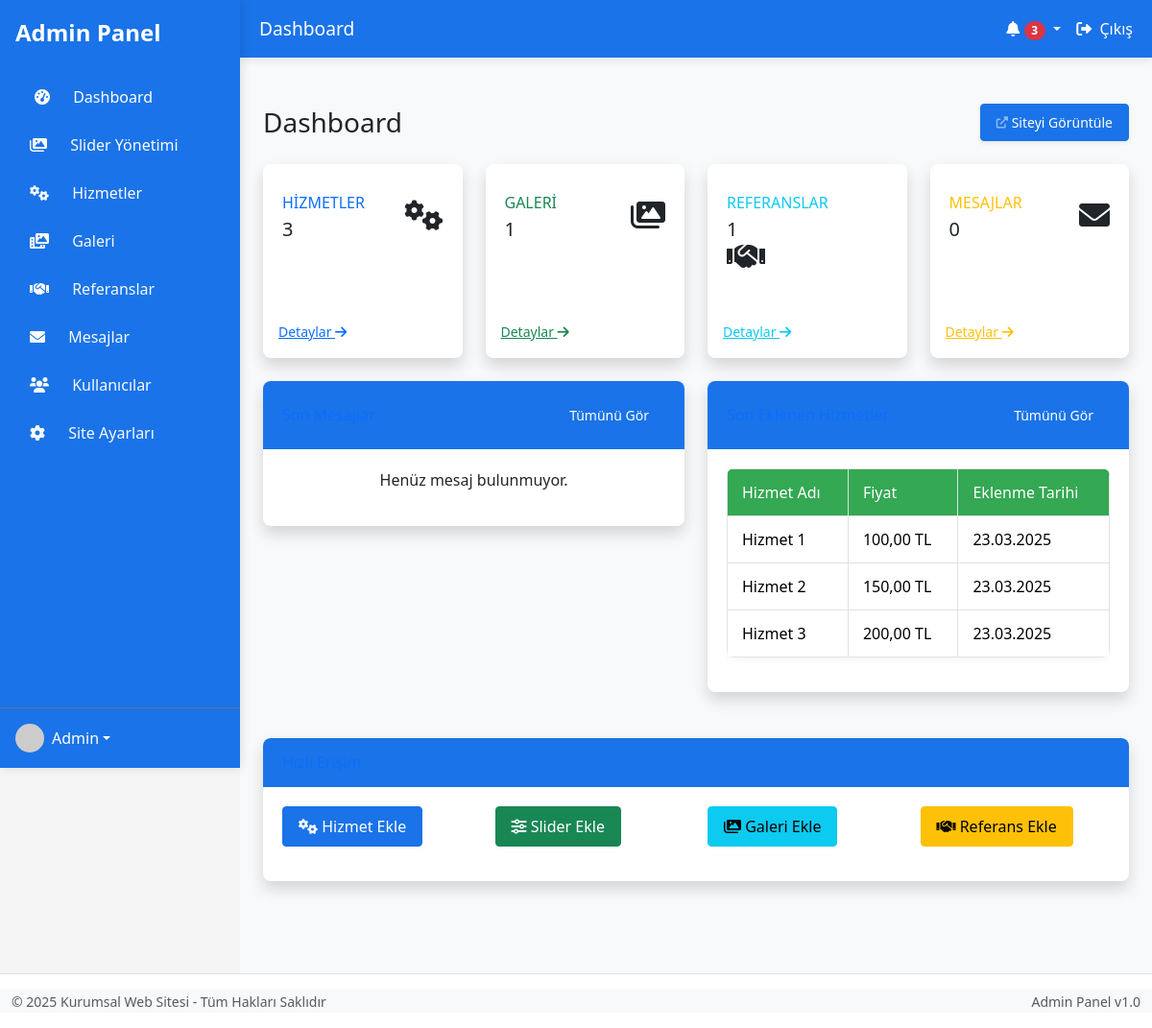
Page /admin/dashboard.php (signed in) on the committed database.
### tables this page shows
CREATE TABLE IF NOT EXISTS `services` (
  `id` int NOT NULL AUTO_INCREMENT,
  `name` varchar(255) NOT NULL,
  `description` text,
  `icon` varchar(100) DEFAULT NULL,
  `price` decimal(10,2) DEFAULT NULL,
  `created_at` timestamp NULL DEFAULT CURRENT_TIMESTAMP,
  PRIMARY KEY (`id`)
);

### admin/dashboard.php (the view, shortened to what this page needs)
<?php
require_once '../config.php';
try {
    $db = getDbConnection();
} catch (PDOException $e) {
    die("Veritabanı bağlantı hatası: " . $e->getMessage());
}
try {
    $stmt = $db->query("SELECT COUNT(*) FROM services");
    $serviceCount = $stmt->fetchColumn();
    $stmt = $db->query("SELECT COUNT(*) FROM gallery");
    $galleryCount = $stmt->fetchColumn();
    $stmt = $db->query("SELECT COUNT(*) FROM referencess");
    $referenceCount = $stmt->fetchColumn();
    $stmt = $db->query("SELECT COUNT(*) FROM contact_messages");
    $messageCount = $stmt->fetchColumn();
    $stmt = $db->query("SELECT * FROM contact_messages ORDER BY created_at DESC LIMIT 5");
    $recentMessages = $stmt->fetchAll(PDO::FETCH_ASSOC);
    $stmt = $db->query("SELECT * FROM services ORDER BY created_at DESC LIMIT 5");
    $recentServices = $stmt->fetchAll(PDO::FETCH_ASSOC);
} catch (PDOException $e) {
    $error = 'Veritabanı hatası: ' . $e->getMessage();
}
include 'includes/header.php';
?>
<div class="container-fluid py-4">
    <div class="d-sm-flex align-items-center justify-content-between mb-4">
        <h1 class="h3 mb-0 text-gray-800">Dashboard</h1>
        <a href="../index.php" target="_blank" class="d-none d-sm-inline-block btn btn-sm btn-primary shadow-sm">
            <i class="fas fa-external-link-alt fa-sm text-white-50"></i> Siteyi Görüntüle
        </a>
    </div>
    <div class="row">
        <div class="col-xl-3 col-md-6 mb-4">
            <div class="card border-left-primary shadow h-100 py-2">
                <div class="card-body">
                    <div class="row no-gutters align-items-center">
                        <div class="col mr-2">
                            <div class="text-xs font-weight-bold text-primary text-uppercase mb-1">
                                Hizmetler</div>
                            <div class="h5 mb-0 font-weight-bold text-gray-800"><?php echo $serviceCount; ?></div>
                        </div>
                        <div class="col-auto">
                            <i class="fas fa-cogs fa-2x text-gray-300"></i>
                        </div>
                    </div>
                </div>
                <div class="card-footer bg-transparent border-0">
                    <a href="services.php" class="small text-primary">Detaylar <i class="fas fa-arrow-right"></i></a>
                </div>
            </div>
        </div>
        <div class="col-xl-3 col-md-6 mb-4">
            <div class="card border-left-success shadow h-100 py-2">
                <div class="card-body">
                    <div class="row no-gutters align-items-center">
                        <div class="col mr-2">
                            <div class="text-xs font-weight-bold text-success text-uppercase mb-1">
                                Galeri</div>
                            <div class="h5 mb-0 font-weight-bold text-gray-800"><?php echo $galleryCount; ?></div>
                        </div>
                        <div class="col-auto">
                            <i class="fas fa-images fa-2x text-gray-300"></i>
                        </div>
                    </div>
                </div>
                <div class="card-footer bg-transparent border-0">
                    <a href="gallery.php" class="small text-success">Detaylar <i class="fas fa-arrow-right"></i></a>
                </div>
            </div>
        </div>
        <div class="col-xl-3 col-md-6 mb-4">
            <div class="card border-left-info shadow h-100 py-2">
                <div class="card-body">
                    <div class="row no-gutters align-items-center">
                        <div class="col mr-2">
                            <div class="text-xs font-weight-bold text-info text-uppercase mb-1">
                                Referanslar</div>
                            <div class="h5 mb-0 font-weight-bold text-gray-800"><?php echo $referenceCount; ?></div>
                        </div>
                        <div class="col-auto">
                            <i class="fas fa-handshake fa-2x text-gray-300"></i>
                        </div>
                    </div>
                </div>
                <div class="card-footer bg-transparent border-0">
                    <a href="references.php" class="small text-info">Detaylar <i class="fas fa-arrow-right"></i></a>
                </div>
            </div>
        </div>
        <div class="col-xl-3 col-md-6 mb-4">
            <div class="card border-left-warning shadow h-100 py-2">
                <div class="card-body">
                    <div class="row no-gutters align-items-center">
                        <div class="col mr-2">
                            <div class="text-xs font-weight-bold text-warning text-uppercase mb-1">
                                Mesajlar</div>
                            <div class="h5 mb-0 font-weight-bold text-gray-800">
                                <?php echo $messageCount; ?>
                            </div>
                        </div>
                        <div class="col-auto">
                            <i class="fas fa-envelope fa-2x text-gray-300"></i>
                        </div>
                    </div>
                </div>
                <div class="card-footer bg-transparent border-0">
                    <a href="messages.php" class="small text-warning">Detaylar <i class="fas fa-arrow-right"></i></a>
                </div>
            </div>
        </div>
    </div>
    <div class="row">
        <div class="col-lg-6 mb-4">
            <div class="card shadow mb-4">
                <div class="card-header py-3 d-flex flex-row align-items-center justify-content-between">
                    <h6 class="m-0 font-weight-bold text-primary">Son Mesajlar</h6>
                    <a href="messages.php" class="btn btn-sm btn-primary">
                        Tümünü Gör
                    </a>
                </div>
                <div class="card-body">
                    <?php if (empty($recentMessages)): ?>
                        <p class="text-center">Henüz mesaj bulunmuyor.</p>
                    <?php endif; ?>
                </div>
            </div>
        </div>
        <div class="col-lg-6 mb-4">
            <div class="card shadow mb-4">
                <div class="card-header py-3 d-flex flex-row align-items-center justify-content-between">
                    <h6 class="m-0 font-weight-bold text-primary">Son Eklenen Hizmetler</h6>
                    <a href="services.php" class="btn btn-sm btn-primary">
                        Tümünü Gör
                    </a>
                </div>
                <div class="card-body">
                    <?php if (empty($recentServices)): ?>
                        <p class="text-center">Henüz hizmet bulunmuyor.</p>
                    <?php else: ?>
                        <div class="table-responsive">
                            <table class="table table-bordered">
                                <thead>
                                    <tr>
                                        <th>Hizmet Adı</th>
                                        <th>Fiyat</th>
                                        <th>Eklenme Tarihi</th>
                                    </tr>
                                </thead>
                                <tbody>
                                    <?php foreach ($recentServices as $service): ?>
                                        <tr>
                                            <td><?php echo htmlspecialchars($service['name']); ?></td>
                                            <td>
                                                <?php if (!empty($service['price'])): ?>
                                                    <?php echo number_format($service['price'], 2, ',', '.'); ?> TL
                                                <?php else: ?>
                                                    <span class="text-muted">Belirtilmemiş</span>
                                                <?php endif; ?>
                                            </td>
                                            <td><?php echo date('d.m.Y', strtotime($service['created_at'])); ?></td>
                                        </tr>
                                    <?php endforeach; ?>
                                </tbody>
                            </table>
                        </div>
                    <?php endif; ?>
                </div>
            </div>
        </div>
    </div>
    <div class="row">
        <div class="col-lg-12 mb-4">
            <div class="card shadow mb-4">
                <div class="card-header py-3">
                    <h6 class="m-0 font-weight-bold text-primary">Hızlı Erişim</h6>
                </div>
                <div class="card-body">
                    <div class="row">
                        <div class="col-md-3 mb-3">
                            <a href="services.php" class="btn btn-primary btn-block">
                                <i class="fas fa-cogs"></i> Hizmet Ekle
                            </a>
                        </div>
                        <div class="col-md-3 mb-3">
                            <a href="slider.php" class="btn btn-success btn-block">
                                <i class="fas fa-sliders-h"></i> Slider Ekle
                            </a>
                        </div>
                        <div class="col-md-3 mb-3">
                            <a href="gallery.php" class="btn btn-info btn-block">
                                <i class="fas fa-images"></i> Galeri Ekle
                            </a>
                        </div>
                        <div class="col-md-3 mb-3">
                            <a href="references.php" class="btn btn-warning btn-block">
                                <i class="fas fa-handshake"></i> Referans Ekle
                            </a>
                        </div>
                    </div>
                </div>
            </div>
        </div>
    </div>
</div>
<?php
include 'includes/footer.php';
?>

### admin/assets/css/admin.css (style rules this page uses)
:root { --primary-color: #1a5f7a; --secondary-color: #2c8a8a; --accent-color: #4caf50; --dark-color: #2c3e50; --light-color: #f8f9fa; --gray-color: #6c757d; --danger-color: #dc3545; --success-color: #28a745; --warning-color: #ffc107; --info-color: #17a2b8; --sidebar-width: 250px; --sidebar-collapsed-width: 70px; --topbar-height: 60px; --transition-speed: 0.3s; }
body { background-color: #f5f5f5; font-family: 'Segoe UI', Tahoma, Geneva, Verdana, sans-serif; overflow-x: hidden; min-height: 100vh; }
.card { border: none; border-radius: 8px; box-shadow: 0 2px 10px rgba(0, 0, 0, 0.05); transition: transform 0.3s, box-shadow 0.3s; margin-bottom: 20px; }
.card-header { background-color: var(--primary-color) !important; color: #fff !important; border-radius: 8px 8px 0 0 !important; padding: 15px 20px; font-weight: 500; border-bottom: none; transition: background-color 0.3s ease-in-out; }
.card-body { padding: 20px; }
.btn { padding: 8px 16px; border-radius: 4px; transition: all 0.3s; }
.btn-primary { background-color: var(--primary-color) !important; border-color: var(--primary-color) !important; transition: background-color 0.3s ease-in-out; }
.table { border-radius: 8px; overflow: hidden; box-shadow: 0 2px 10px rgba(0, 0, 0, 0.05); }
.table thead th { background-color: var(--secondary-color); color: white; border-bottom: none; padding: 12px 15px; font-weight: 500; }
.table td { padding: 12px 15px; vertical-align: middle; }
.card-header { background-color: var(--primary-color) !important; color: #fff !important; transition: background-color 0.3s ease-in-out; }

### config.php (style rules this page uses)
:root { --primary-color: #1a73e8; --secondary-color: #34a853; --accent-color: #fbbc04; --dark-color: #202124; --light-color: #f8f9fa; --main-bg-color: #ffffff; --header-bg-color: #1a73e8; --footer-bg-color: #202124; }

### admin/includes/header.php (style rules this page uses)
:root { --admin-sidebar-bg: var(--dark-color); --admin-topbar-bg: var(--primary-color); --admin-text-light: #f8f9fa; --admin-accent: var(--accent-color); }
.card .card-header { background-color: var(--primary-color) !important; color: white !important; }
.btn-primary { background-color: var(--primary-color) !important; border-color: var(--primary-color) !important; }
.btn, .card, .nav-link, .nav-item { transition: all 0.3s ease !important; }
.container-fluid { background-color: var(--light-color) !important; }

### rows in the picture
services: name "Hizmet 1", price "100,00", created_at "23.03.2025"
services: name "Hizmet 2", price "150,00", created_at "23.03.2025"
services: name "Hizmet 3", price "200,00", created_at "23.03.2025"

### other values in the picture
$pageTitle "Dashboard"
$serviceCount "3"
$galleryCount "1"
$referenceCount "1"
$messageCount "0"
